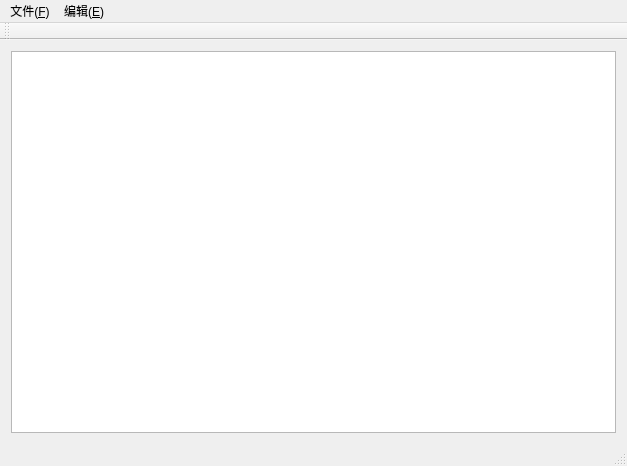
<?xml version="1.0" encoding="UTF-8"?>
<ui version="4.0">
 <class>MainWindow</class>
 <widget class="QMainWindow" name="MainWindow">
  <property name="geometry">
   <rect>
    <x>0</x>
    <y>0</y>
    <width>627</width>
    <height>466</height>
   </rect>
  </property>
  <property name="windowTitle">
   <string>MainWindow</string>
  </property>
  <widget class="QWidget" name="centralWidget">
   <layout class="QVBoxLayout" name="verticalLayout">
    <item>
     <widget class="QTextEdit" name="textEdit"/>
    </item>
   </layout>
  </widget>
  <widget class="QMenuBar" name="menuBar">
   <property name="geometry">
    <rect>
     <x>0</x>
     <y>0</y>
     <width>627</width>
     <height>28</height>
    </rect>
   </property>
   <widget class="QMenu" name="menu_F">
    <property name="title">
     <string>文件(&amp;F)</string>
    </property>
    <addaction name="actionNew"/>
    <addaction name="actionOpen"/>
    <addaction name="actionSave"/>
    <addaction name="actionSave_as"/>
    <addaction name="actionPrintf"/>
    <addaction name="actionQuit_Q"/>
   </widget>
   <widget class="QMenu" name="menu">
    <property name="title">
     <string>编辑(&amp;E)</string>
    </property>
    <addaction name="undoaction"/>
    <addaction name="redoaction"/>
    <addaction name="separator"/>
    <addaction name="copyaction"/>
    <addaction name="pasteaction"/>
    <addaction name="cutaction"/>
    <addaction name="separator"/>
    <addaction name="selectAllaction"/>
    <addaction name="separator"/>
    <addaction name="dateaction"/>
    <addaction name="separator"/>
    <addaction name="fontaction"/>
    <addaction name="coloraction"/>
   </widget>
   <addaction name="menu_F"/>
   <addaction name="menu"/>
  </widget>
  <widget class="QToolBar" name="mainToolBar">
   <attribute name="toolBarArea">
    <enum>TopToolBarArea</enum>
   </attribute>
   <attribute name="toolBarBreak">
    <bool>false</bool>
   </attribute>
  </widget>
  <widget class="QStatusBar" name="statusBar"/>
  <action name="actionNew">
   <property name="text">
    <string>新建(&amp;N)</string>
   </property>
  </action>
  <action name="actionOpen">
   <property name="text">
    <string>打开(&amp;O)</string>
   </property>
  </action>
  <action name="actionSave">
   <property name="text">
    <string>保存(&amp;S)</string>
   </property>
  </action>
  <action name="actionSave_as">
   <property name="text">
    <string>另存为(&amp;A)</string>
   </property>
  </action>
  <action name="actionPrintf">
   <property name="text">
    <string>打印(&amp;P)</string>
   </property>
  </action>
  <action name="actionQuit_Q">
   <property name="text">
    <string>退出(&amp;Q)</string>
   </property>
  </action>
  <action name="undoaction">
   <property name="text">
    <string>撤销(&amp;u)</string>
   </property>
  </action>
  <action name="redoaction">
   <property name="text">
    <string>重做(&amp;R)</string>
   </property>
  </action>
  <action name="copyaction">
   <property name="text">
    <string>复制(&amp;C)</string>
   </property>
  </action>
  <action name="pasteaction">
   <property name="text">
    <string>粘贴(&amp;P)</string>
   </property>
  </action>
  <action name="cutaction">
   <property name="text">
    <string>剪切(&amp;X)</string>
   </property>
  </action>
  <action name="selectAllaction">
   <property name="text">
    <string>全选(&amp;A)</string>
   </property>
  </action>
  <action name="dateaction">
   <property name="text">
    <string>日期(&amp;D)</string>
   </property>
  </action>
  <action name="fontaction">
   <property name="text">
    <string>字体(&amp;F)</string>
   </property>
  </action>
  <action name="coloraction">
   <property name="text">
    <string>颜色(&amp;L)</string>
   </property>
  </action>
 </widget>
 <layoutdefault spacing="6" margin="11"/>
 <resources/>
 <connections/>
</ui>
